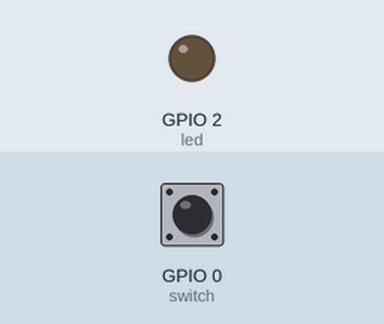
The program below on a simulated ESP32 board running MicroPython. Parts: output pins drawn as LEDs (lit = HIGH). Dashed ring = blinking. The inputs (shaded band) are chosen by the test bench; at power-on: GPIO 0 (switch) HIGH.

Above: at 1.2 s.
1.3 s: GPIO 0 (switch) pulled LOW for 0.15 s
At 2.1 s:
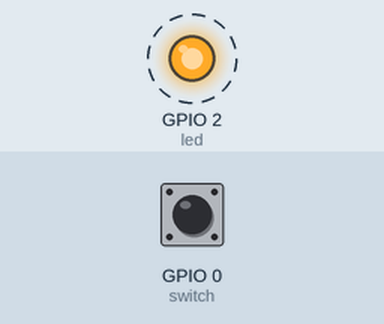
Timing chart, 0 to 10.4 s (numbered marks = the images above; inputs shaded):
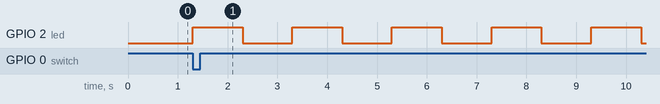

The program:

metoer_light.py
```python
from machine import Pin,PWM
from pwm import myPWM
import time

mypwm = myPWM(15,2,0,4,5,18,19,21)
channels = [0,1,2,3,4,5,6,7]

dutys=[0,0,0,0,0,0,0,0,1023,512,256,128,64,32,16,8,0,0,0,0,0,0,0,0]

for i in range(0,16):
    for j in range(0,8):
        mypwm.ledcWrite(channels[j],dutys[i+j])
    time.sleep_ms(50)

for i in range(0,16):
    for j in range(0,8):
        mypwm.ledcWrite(channels[7-j],dutys[i+j])
    time.sleep_ms(50)

mypwm.deinit()
```

pwm.py
```python
# using the pwm module

import machine
import time

led = machine.Pin(2,machine.Pin.OUT)
switch = machine.Pin(0,machine.Pin.IN)

def blink_n_times(num,t_on,t_off,msg):
    counter = 0;
    while (counter < num):
        led.on()
        time.sleep(t_on)
        led.off()
        time.sleep(t_off)
        counter+=1
    print(msg)


while True:
    if(switch.value() ==0):
        blink_n_times(5,1,1,'blinking done')

        
```

Measured:
- after the input at 1.3 s, GPIO 2 (led): alternates HIGH for 1.0 s and LOW for 1.0 s, starting at once
